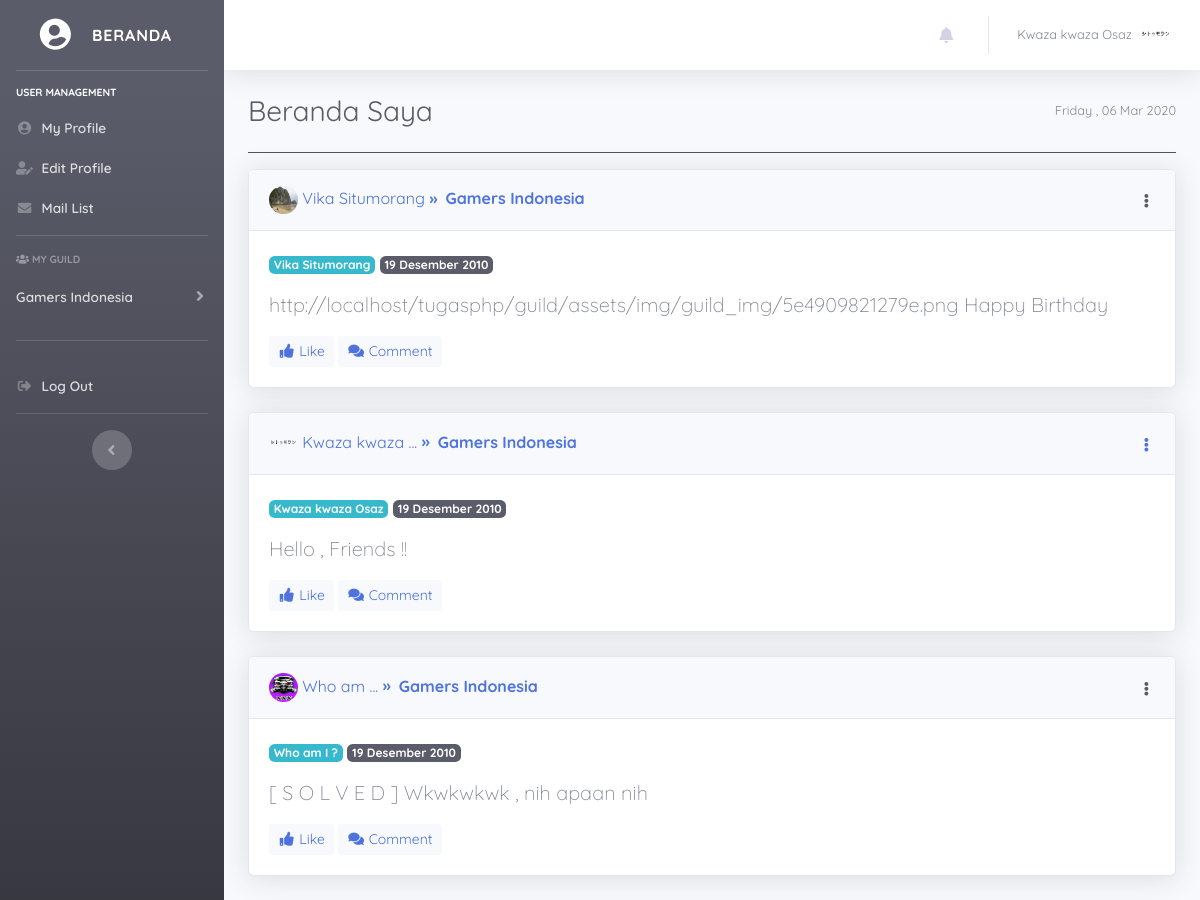
/attr/User/index.php (signed in), run on the app's committed database.
### tables this page shows
CREATE TABLE `guild_info_member` (
  `id_user` int(11) NOT NULL,
  `full_name` varchar(250) NOT NULL,
  `username` varchar(200) NOT NULL,
  `password` varchar(250) NOT NULL,
  `role` int(1) NOT NULL,
  `email` varchar(155) NOT NULL,
  `biografi` text NOT NULL,
  `foto_profil` varchar(250) NOT NULL,
  `tgl_join` date NOT NULL,
  `is_aktif` int(1) NOT NULL,
  `guild_id` int(11) NOT NULL,
  `gender` int(1) NOT NULL,
  `tgl_lahir` date NOT NULL
);

CREATE TABLE `menu` (
  `id_menu` int(11) NOT NULL,
  `menu` varchar(250) NOT NULL
);

CREATE TABLE `sub_menu` (
  `id` int(11) NOT NULL,
  `menu_id` int(11) NOT NULL,
  `title` varchar(250) NOT NULL,
  `url` varchar(250) NOT NULL,
  `is_aktif` int(1) NOT NULL,
  `icon` varchar(250) NOT NULL
);

CREATE TABLE `guild_center` (
  `id_guild` int(11) NOT NULL,
  `guild_name` varchar(250) NOT NULL,
  `guild_server` int(11) NOT NULL,
  `guild_info` text NOT NULL,
  `guild_aktif` int(1) NOT NULL,
  `guild_img` varchar(250) NOT NULL,
  `guild_post` varchar(200) NOT NULL,
  `creator` int(11) NOT NULL,
  `guild_pass` varchar(255) NOT NULL
);

CREATE TABLE `guild_post` (
  `id_post` int(11) NOT NULL,
  `post` text NOT NULL,
  `user_id` int(11) NOT NULL,
  `id_guild` int(11) NOT NULL,
  `post_date` datetime NOT NULL
);

### config/config.php (called while the page is built, shortened)
<?php
$hostname = 'localhost';
$username = 'root';
$pass = '';
$dbname = 'guild';
$conn = mysqli_connect($hostname,$username,$pass,$dbname);
function query($query) {
    global $conn;
    $result = mysqli_query($conn, $query);
    $rows   = [];
    while ($row = mysqli_fetch_assoc($result)) {
        $rows[] = $row;
    }
    return $rows;
}
?>

### attr/User/home.php (the view, shortened to what this page needs)
<div class="d-sm-flex align-items-center justify-content-between mb-4">
  <h1 class="h3 mb-0 text-gray-800">Beranda Saya</h1>
  <span class="text-muted small"><?= date('l , d M Y') ?></span>
</div>
<hr class="bg-dark mb-3">
<?php
$id = $detail['guild_id'];
  $dataPost = "SELECT * FROM guild_post JOIN guild_center ON guild_center.id_guild = guild_post.id_guild JOIN guild_info_member ON guild_info_member.id_user = guild_post.user_id WHERE guild_center.id_guild = '$id' Order By id_post DESC ";
  $queryPost = query($dataPost);
?>
<div class="mx-auto">
  <?php foreach($queryPost as $p) :?>
  <?php if($p['id_guild'] === $p['guild_id']) : ?>
  <?php
    $nama = explode(" ",$p['full_name']);
    $panjangNama = count(explode(" ",$p['full_name']));
    $array = explode(' ',$p['post_date']);
    $date = $array[0];
    $date = explode('-',$date);
    $moon = $date[1];
    switch ($moon) {
        case '12':
            $bul = "Desember";
            break;
    }
    ?>
  <div class="mx-auto">
    <div class="card shadow mb-4">
      <div class="card-header py-3 d-flex flex-row align-items-center justify-content-between">
        <h6 class="m-0 font-weight-bold text-primary">
          <a href="<?= base_url; ?>/assets/img/user-icon/<?= $p['foto_profil']?>" class="example-image-link"
            data-lightbox="example-image" data-title="<?= $p['full_name'] ?>">
            <img src="<?= base_url; ?>/assets/img/user-icon/<?= $p['foto_profil']; ?>"
              class="img-fluid img-anggota rounded-circle">
          </a>
          <?php if($panjangNama >= 3) : ?>
          <?php if($p['id_user'] == $detail['id_user']) :?>
          <a href="?mod=profile" class="h6"><?= $nama[0] . " " . $nama[1]; ?> ...</a>
          <?php else : ?>
          <a href="?mod=viewUser&q=<?= base64_encode($p['full_name'])?>" class="h6"><?= $nama[0] . " " . $nama[1]; ?>
            ...</a>
          <?php endif ?>
          <?php elseif($panjangNama < 3) : ?>
          <?php if($p['id_user'] == $detail['id_user']) :?>
          <a href="?mod=profile" class="h6"><?= $p['full_name']; ?></a>
          <?php else : ?>
          <a href="?mod=viewUser&q=<?= base64_encode($p['full_name']) ?>" class="h6"><?= $p['full_name'] ?></a>
          <?php endif ?>
          <?php endif ?>
          &raquo;<a href="?mod=viewMyGuildID&idGuild=<?= base64_encode($p['id_guild']); ?>"
            class="mx-2 font-weight-bold"><?= $p['guild_name']; ?></a>
        </h6>
        <?php if($p['id_user'] == $detail['id_user']) :?>
        <div class="dropdown no-arrow">
          <a class="dropdown-toggle" href="#" role="button" id="dropdownMenuLink" data-toggle="dropdown"
            aria-haspopup="true" aria-expanded="false">
            <i class="fas fa-ellipsis-v fa-sm fa-fw text-primary"></i>
          </a>
        </div>
        <?php else : ?>
        <div class="dropdown no-arrow">
          <a class="dropdown-toggle" href="#" role="button" id="dropdownMenuLink" data-toggle="dropdown"
            aria-haspopup="true" aria-expanded="false">
            <i class="fas fa-ellipsis-v fa-sm fa-fw text-dark"></i>
          </a>
        </div>
        <?php endif ?>
      </div>
      <div class="card-body">
        <p class="small badge badge-info">
          <?= $p['full_name']; ?>
        </p>
        <span class="small badge badge-dark"> <?= $date[2] ." " . $bul ." ". $date[0]; ?> </span>
          <p class="lead">
            <?php if(strlen($p['post']) > 900) :?>
            <?= substr($p['post'],0,900); ?> ... <a href="?mod=seeMore&data=<?= base64_encode($p['id_post']) ?>"
              class="btn btn-link">Lihat Selengkapnya</a>
            <?php else : ?>
            <?= $p['post']; ?>
            <?php endif ?>
          </p>
        <a href="" class="btn btn-light btn-sm text-primary"><i class="fa fa-thumbs-up fa-fw" aria-hidden="true"></i> Like</a>
        <a href="" class="btn btn-light btn-sm text-primary"><i class="fa fa-comments fa-fw" aria-hidden="true"></i> Comment</a>
      </div>
    </div>
  </div>
  <?php endif ?>
  <?php endforeach ?>
</div>

### attr/temp/auth_header.php (shortened to what this page needs)
<?php
require_once '../../config/config.php';
$guild_session = $_SESSION['log_'];
$data_query = "SELECT * FROM guild_info_member INNER JOIN guild_role ON guild_role.id_role = guild_info_member.role WHERE username = '$guild_session' or email = '$guild_session'";
$query    = mysqli_query($conn,$data_query);
$detail = mysqli_fetch_assoc($query);
$guild_saya =  $detail['guild_id'];
$oneGuild = "SELECT * FROM guild_center INNER JOIN guild_info_member ON guild_center.id_guild = guild_info_member.guild_id WHERE guild_id = '$guild_saya' and username = '$guild_session'";
$takeOneGuild = query($oneGuild);
?>
<!DOCTYPE html>
<html lang="id">
<head>
  <link
    href="<?= base_url;?>/assets/vendor/fontawesome-free/css/all.min.css"
    rel="stylesheet" type="text/css">
  <link href="<?= base_url;?>/assets/css/sb-admin-2.css"
    rel="stylesheet">
  <link href="<?= base_url;?>/assets/css/style.css" rel="stylesheet">
  <link
    href="<?= base_url;?>/assets/vendor/lightbox/css/lightbox.min.css"
    rel="stylesheet">
</head>
<body id="page-top">
  <?php foreach($query as $row): ?>
  <div id="wrapper">
    <ul class="navbar-main navbar-nav bg-gradient-dark sidebar sidebar-dark accordion navbar-dark"
      id="accordionSidebar">
      <a class="sidebar-brand d-flex align-items-center justify-content-center" href="?mod=home">
        <div class="sidebar-brand-icon rotate-n-15">
          <i class="fa fa-user-circle fa-fw" aria-hidden="true"></i>
        </div>
        <div class="sidebar-brand-text mx-3">Beranda</div>
      </a>
      <hr class="sidebar-divider">
      <?php
      $id_role = $detail['id_role'];
      $queryMenu = "SELECT menu.id_menu , menu.menu FROM menu JOIN access_menu ON  menu.id_menu = access_menu.id_menu WHERE access_menu.id_role  = '$id_role' ORDER BY access_menu.id_menu ASC ";
      $tampilkanMenu = mysqli_query($conn,$queryMenu);
      ?>
      <?php foreach($tampilkanMenu as $m) : ?>
      <div class="sidebar-heading display-4 text-white">
        <?= $m['menu']; ?>
      </div>
      <?php
      $menuId = $m['id_menu'];
      $querySubMenu = "SELECT * FROM sub_menu WHERE menu_id = '$menuId' AND is_aktif =1 ";
      $tampilkanSubMenu = query($querySubMenu);
      ?>
      <?php foreach($tampilkanSubMenu as $sub) : ?>
      <li class="nav-item">
        <a class="nav-link pb-0"
          href="?mod=<?= $sub['url'] ?>">
          <i class="<?= $sub['icon']; ?> fa-fw"
            aria-hidden="true"></i>
          <span><?= $sub['title'] ?></span></a>
      </li>
      <?php endforeach; ?>
      <hr class="sidebar-divider mt-3">
      <?php endforeach; ?>
      <?php if($detail['id_role'] == '2'):?>
      <?php if($detail['guild_id'] < 1) : ?>
      <div class="sidebar-heading">
        Guild
      </div>
      <li class="nav-item">
        <a class="nav-link pb-0" href="?mod=joinToGuild">
          <i class="fa fa-user-plus fa-fw" aria-hidden="true"></i>
          <span>Join Guild</span></a>
      </li>
      <li class="nav-item">
        <a class="nav-link pb-0" href="?mod=makeNewGuild">
          <i class="fas fa-user-friends fa-fw"></i>
          <span>Create Guild</span></a>
      </li>
      <hr class="sidebar-divider mt-3">
      <?php elseif($detail['guild_id'] > 0): ?>
      <?php foreach($takeOneGuild as $g): ?>
      <div class="sidebar-heading">
        <i class="fas fa-users fa-fw"></i>
        My Guild
      </div>
      <li class="nav-item">
        <a class="nav-link collapsed" href="#" data-toggle="collapse" data-target="#collapseTwo" aria-expanded="true"
          aria-controls="collapseTwo">
          <span><?= $g['guild_name'] ?></span>
        </a>
      </li>
      <hr class="sidebar-divider mt-3">
      <?php endforeach; ?>
      <?php endif ?>
      <?php endif ?>
      <li class="nav-item">
        <a class="nav-link" href="<?= base_url; ?>/attr/auth_out"
          data-toggle="modal" data-target="#logoutModal">
          <i class="fas fa-fw fa-sign-out-alt"></i>
          <span>Log Out</span></a>
      </li>
      <hr class="sidebar-divider d-none d-md-block">
      <div class="text-center d-none d-md-inline">
        <button class="rounded-circle border-0" id="sidebarToggle"></button>
      </div>
    </ul>
    <div id="content-wrapper" class="d-flex flex-column">
      <div id="content">
        <nav class="navbar navbar-expand navbar-light bg-white topbar mb-4 static-top shadow">
          <ul class="navbar-nav ml-auto">
            <?php if($detail['id_role'] === '1') : ?>
            <?php
            $queryReport = "SELECT * FROM report_user JOIN report_type On report_user.id_type = report_type.id_type JOIN object_report ON report_type.object_report = object_report.id_object JOIN guild_info_member ON guild_info_member.id_user = report_user.from_user Order By id_report DESC";
            $arrayReport = query($queryReport);
            $dataJumlah = "SELECT * FROM report_user WHERE is_receive = 0";
            $total = count(query($dataJumlah));
            ?>
            <li class="nav-item dropdown no-arrow mx-1">
              <a class="nav-link dropdown-toggle" href="#" id="alertsDropdown" role="button" data-toggle="dropdown"
                aria-haspopup="true" aria-expanded="false">
                <i class="fas fa-bell fa-fw"></i>
                <?php foreach($arrayReport as $ar) : ?>
                <?php if($ar['is_receive'] === '0') :?>
                <span class="badge badge-danger badge-counter"><?= $total; ?></span>
                <?php endif ?>
                <?php endforeach ?>
              </a>
              <div class="dropdown-list dropdown-menu dropdown-menu-right shadow animated--grow-in"
                aria-labelledby="alertsDropdown">
                <h6 class="dropdown-header">
                  Reporting User
                </h6>
                <?php foreach($arrayReport as $ar) : ?>
                <?php if($ar['is_receive'] === '0') :?>
                <a class="dropdown-item d-flex align-items-center"
                  href="?mod=seeDetail&data=<?= base64_encode($ar['id_report']); ?>">
                  <div class="dropdown-list-image mr-3">
                    <img class="rounded-circle img-anggota img-fluid img-responsive"
                      src="<?= base_url; ?>/assets/img/user-icon/<?= $ar['foto_profil']; ?>"
                      alt="Profil">
                  </div>
                  <div class="font-weight-bold">
                    <div class="text-truncate">Saya Mengirim Sebuah Report</div>
                    <div class="small text-info"><?= $ar['full_name']; ?> ·</div>
                  </div>
                </a>
                <?php elseif($ar['is_receive'] === '1') :?>
                <a class="dropdown-item d-flex align-items-center"
                  href="?mod=seeDetail&data=<?= base64_encode($ar['id_report']); ?>">
                  <div class="mr-3">
                    <div class="icon-circle bg-success">
                      <i class="fas fa-check fa-fw text-white"></i>
                    </div>
                  </div>
                  <div>
                    <div class="small text-info"><?= $ar['full_name']; ?>
                    </div>
                    Report Ini Sudah Di FeedBack
                  </div>
                </a>
                <?php endif ?>
                <?php endforeach ?>
              </div>
            </li>
            <?php elseif($detail['id_role'] === '2') : ?>
            <li class="nav-item dropdown no-arrow mx-1">
              <a class="nav-link dropdown-toggle" href="#" id="alertsDropdown" role="button" data-toggle="dropdown"
                aria-haspopup="true" aria-expanded="false">
                <i class="fas fa-bell fa-fw"></i>
              </a>
            </li>
            <?php endif ?>
            <li class="nav-item dropdown no-arrow">
              <a class="nav-link dropdown-toggle" href="#" id="userDropdown" role="button" data-toggle="dropdown"
                aria-haspopup="true" aria-expanded="false">
                <span class="mr-2 d-lg-inline text-gray-600 small"><?= $detail['full_name']; ?></span>
                <img class="img-profile rounded-circle"
                  src="../../assets/img/user-icon/<?= $detail['foto_profil'] ?>"
                  alt="Profil Saya">
              </a>
            </li>
          </ul>
        </nav>
        <?php endforeach ?>

### data on the page
guild_info_member: full_name "Kwaza kwaza Osaz", foto_profil (picture)
menu: menu "USER MANAGEMENT"
sub_menu: title "My Profile"
sub_menu: title "Edit Profile"
sub_menu: title "Mail List"
guild_center: guild_name "Gamers Indonesia"
guild_post: guild_info_member.foto_profil (picture), guild_info_member.full_name "Vika Situmorang", id_guild.guild_name "Gamers Indonesia", post_date "19", post_date "Desember", post_date "2010", post "http://localhost/tugasphp/guild/assets/img/guild_img/5e4909821279e.png Happy Birthday"
guild_post: guild_info_member.foto_profil (picture), guild_info_member.full_name "Kwaza", guild_info_member.full_name "kwaza", id_guild.guild_name "Gamers Indonesia", guild_info_member.full_name "Kwaza kwaza Osaz", post_date "19", post_date "Desember", post_date "2010", post "Hello , Friends !!"
guild_post: guild_info_member.foto_profil (picture), guild_info_member.full_name "Who", guild_info_member.full_name "am", id_guild.guild_name "Gamers Indonesia", guild_info_member.full_name "Who am I ?", post_date "19", post_date "Desember", post_date "2010", post "[ S O L V E D ] Wkwkwkwk , nih apaan nih"
